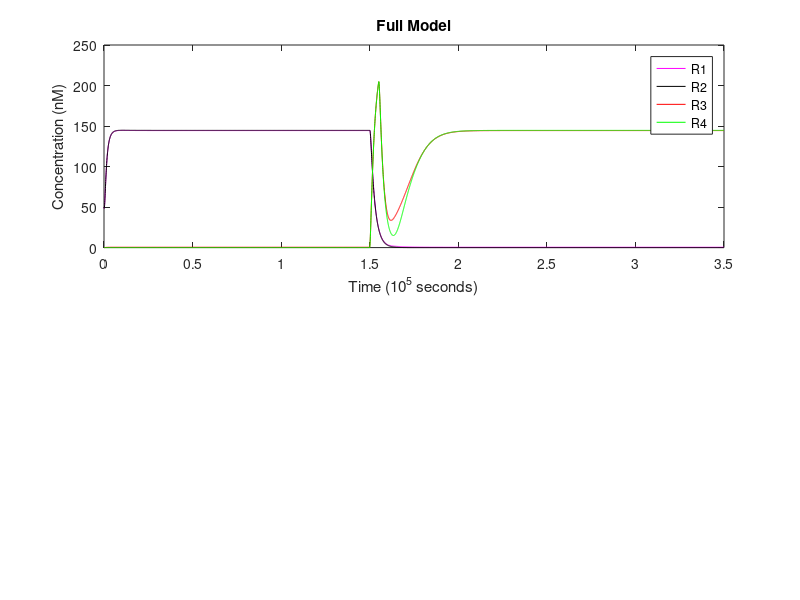
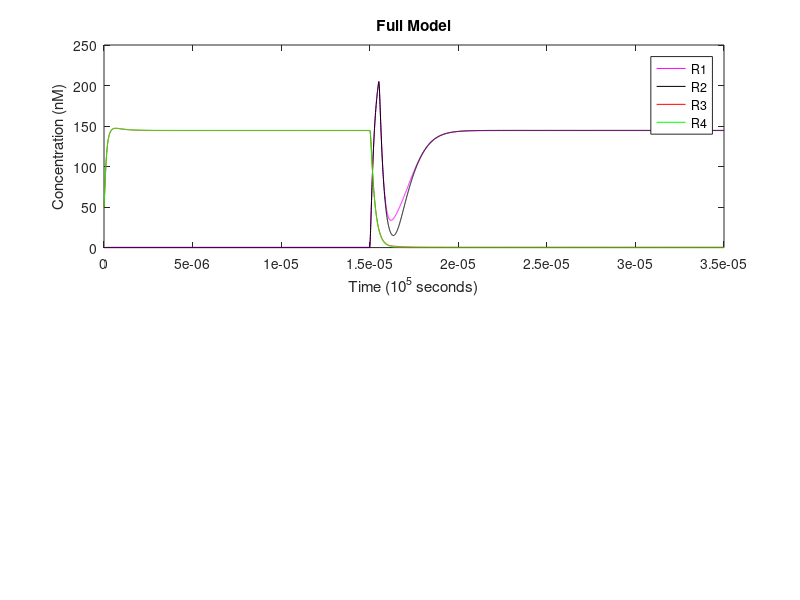
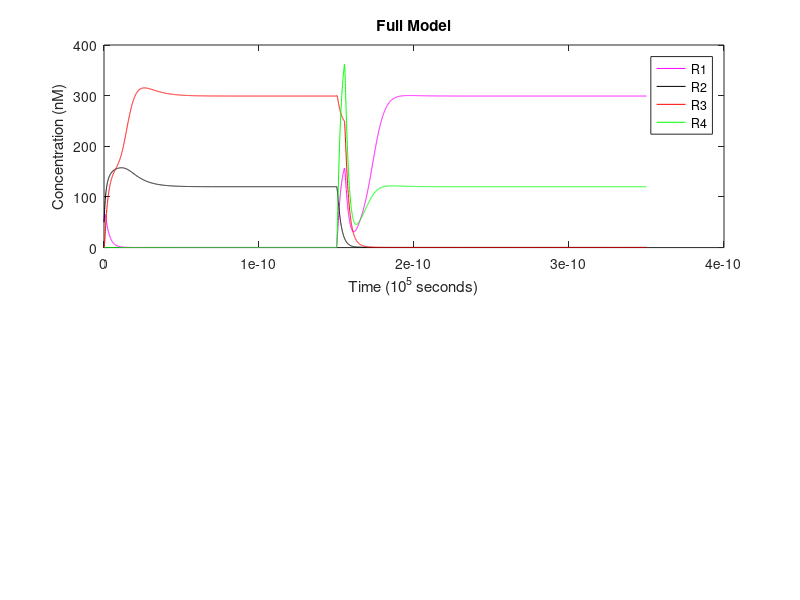
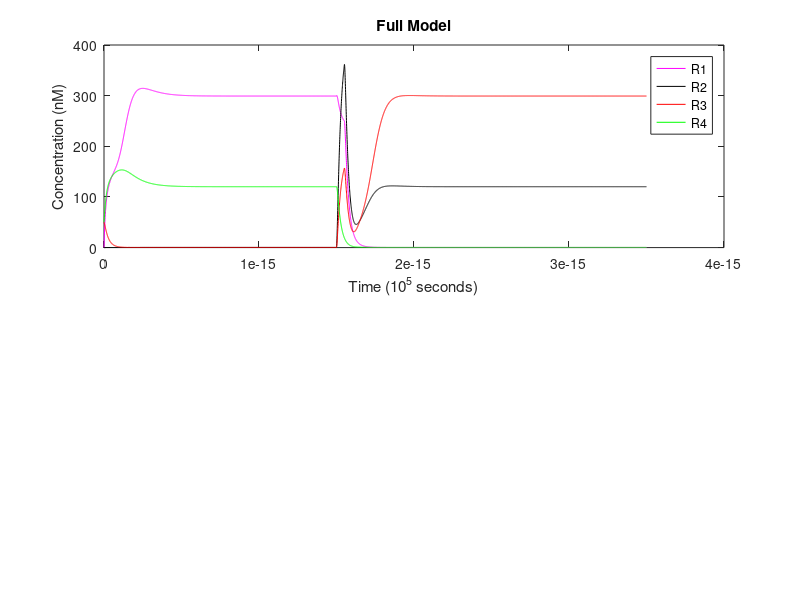

The MATLAB script that drew these images, in order:
% ============================== OCTAVE SETUP ==================================
    clear;
    format long;


% ========================== MODEL REACTION RATES ==============================

    % translation rates (1/s)
    Kt_R1 = 6e-4;
    Kt_R2 = 6e-4;
    Kt_R3 = 6e-4;
    Kt_R4 = 6e-4;

    % mRNA degradation rates (1/s)
    Kd_mR1P1 = 2.5e-3;
    Kd_mR4P1 = 2.5e-3;
    Kd_mR2P2 = 2.5e-3;
    Kd_mR3P2 = 2.5e-3;
    Kd_mR1P3 = 2.5e-3;
    Kd_mR2P4 = 2.5e-3;
    Kd_mR3P5 = 2.5e-3;
    Kd_mR4P6 = 2.5e-3;

    % protein degradation rates (1/s)
    Kd_R1 = 4e-4;
    Kd_R2 = 4e-4;
    Kd_R3 = 4e-4;
    Kd_R4 = 4e-4;

    % maximum/unrepressed transcription rates (M/s)
    Kb_P1 = 4e-10;
    Kb_P2 = 4e-10;
    Kb_P3 = 4e-10;
    Kb_P4 = 4e-10;
    Kb_P5 = 4e-10;
    Kb_P6 = 4e-10;

    % basal/leakage transcription rates (M/s)
    Kc_P1 = 0;
    Kc_P2 = 0;
    Kc_P3 = 0;
    Kc_P4 = 0;
    Kc_P5 = 0;
    Kc_P6 = 0;

    % Hill coefficients (scalar)
    Na_P1 = 1.3;
    Na_P2 = 1.3;
    Nr_R2P1 = 1.3;
    Nr_R4P2 = 1.3;
    Nr_R3P3 = 1.3;
    Nr_R3P4 = 1.3;
    Nr_R4P4 = 1.3;
    Nr_R1P5 = 1.3;
    Nr_R1P6 = 1.3;
    Nr_R2P6 = 1.3;

    % Hill activation constants (M)
    Ka_P1 = 2e-8;
    Ka_P2 = 2e-8;

    % Hill repression constants (M)
    Kr_R2P1 = 6e-10;
    Kr_R4P2 = 6e-10;
    Kr_R3P3 = 6e-10;
    Kr_R3P4 = 6e-10;
    Kr_R4P4 = 6e-10;
    Kr_R1P5 = 6e-10;
    Kr_R1P6 = 6e-10;
    Kr_R2P6 = 6e-10;

    Kr_R2P1_2 = 4e-6; % Switch unique variables
    Kr_R4P2_2 = 4e-6; % Switch unique variables
    Kr_R3P3_2 = 4e-6; % Switch unique variables
    Kr_R3P4_2 = 4e-6; % Switch unique variables
    Kr_R4P4_2 = 4e-6; % Switch unique variables
    Kr_R1P5_2 = 4e-6; % Switch unique variables
    Kr_R1P6_2 = 4e-6; % Switch unique variables
    Kr_R2P6_2 = 4e-6; % Switch unique variables


% ============================ INPUT PARAMETERS ================================

    % time settings
    dt = 60;                     % 1 minute timesteps
    simulation = 0 : dt : 3.5e5; % simulation length control    

    % reaction initial conditions for each run
    SI =   1e-9 * [0.1, 0.1, 50 , 50]; % constant input
    SR12 = 1e-9 * [50 , 0  , 50, 0];
    SR34 = 1e-9 * [0  , 50 , 0 , 50];

    % initial state concentrations (M)
    mR1P1 = 0e-9;
    mR4P1 = 0e-9;
    mR2P2 = 0e-9;
    mR3P2 = 0e-9;
    mR1P3 = 0e-9;
    mR2P4 = 0e-9;
    mR3P5 = 0e-9;
    mR4P6 = 0e-9;


% =============================== SIMULATION ===================================

    % preallocate arrays to store concentrations over time
    R1s = zeros(1, length(simulation));
    R2s = zeros(1, length(simulation));
    R3s = zeros(1, length(simulation));
    R4s = zeros(1, length(simulation));
    mR1P1s = zeros(1, length(simulation));
    mR4P1s = zeros(1, length(simulation));
    mR2P2s = zeros(1, length(simulation));
    mR3P2s = zeros(1, length(simulation));
    mR1P3s = zeros(1, length(simulation));
    mR2P4s = zeros(1, length(simulation));
    mR3P5s = zeros(1, length(simulation));
    mR4P6s = zeros(1, length(simulation));

    % precompute loop invariants
    Ka_P1 ^= Na_P1;
    Ka_P2 ^= Na_P2;
    Kr_R2P1 ^= Nr_R2P1;
    Kr_R4P2 ^= Nr_R4P2;
    Kr_R3P3 ^= Nr_R3P3;
    Kr_R3P4 ^= Nr_R3P4;
    Kr_R4P4 ^= Nr_R4P4;
    Kr_R1P5 ^= Nr_R1P5;
    Kr_R1P6 ^= Nr_R1P6;
    Kr_R2P6 ^= Nr_R2P6;

    % actual simulation
    for s = 1 : length(SI)

        Is = zeros(1, length(simulation));
        Is(:) = SI(s);
        R1 = SR12(s);
        R2 = SR12(s);
        R3 = SR34(s);
        R4 = SR34(s);

        for t = 1 : length(simulation)

            % store current state
            R1s(t) = R1;
            R2s(t) = R2;
            R3s(t) = R3;
            R4s(t) = R4;
            mR1P1s(t) = mR1P1;
            mR4P1s(t) = mR4P1;
            mR2P2s(t) = mR2P2;
            mR3P2s(t) = mR3P2;
            mR1P3s(t) = mR1P3;
            mR2P4s(t) = mR2P4;
            mR3P5s(t) = mR3P5;
            mR4P6s(t) = mR4P6;

            % common subexpression optimization (used below)
            IsP1 = Is(t)^Na_P1;
            IsP2 = Is(t)^Na_P2;

            % compute variation
            dR1dt = Kt_R1 * (mR1P1 + mR1P3) - Kd_R1 * R1;
            dR2dt = Kt_R2 * (mR2P2 + mR2P4) - Kd_R2 * R2;
            dR3dt = Kt_R3 * (mR3P2 + mR3P5) - Kd_R3 * R3;
            dR4dt = Kt_R4 * (mR4P1 + mR4P6) - Kd_R4 * R4;

            if s == 1 || s == 3

                if t >= 2500 && t <= 2584

                    dmR1P1dt = Kc_P1 + Kb_P1 * (IsP1 / (Ka_P1 + IsP1)) * (1 / (1 + (R2^Nr_R2P1 / Kr_R2P1_2))) - Kd_mR1P1 * mR1P1;
                    dmR4P1dt = Kc_P1 + Kb_P1 * (IsP1 / (Ka_P1 + IsP1)) * (1 / (1 + (R2^Nr_R2P1 / Kr_R2P1_2))) - Kd_mR4P1 * mR4P1;
                    dmR2P2dt = Kc_P2 + Kb_P2 * (IsP2 / (Ka_P2 + IsP2)) * (1 / (1 + (R4^Nr_R4P2 / Kr_R4P2))) - Kd_mR2P2 * mR2P2;
                    dmR3P2dt = Kc_P2 + Kb_P2 * (IsP2 / (Ka_P2 + IsP2)) * (1 / (1 + (R4^Nr_R4P2 / Kr_R4P2))) - Kd_mR3P2 * mR3P2;
                    dmR1P3dt = Kc_P3 + Kb_P3 * (1 / (1 + (R3^Nr_R3P3 / Kr_R3P3))) - Kd_mR1P3 * mR1P3;
                    dmR2P4dt = Kc_P4 + Kb_P4 * (1 / (1 + (R3^Nr_R3P4 / Kr_R3P4))) * (1 / (1 + (R4^Nr_R4P4 / Kr_R4P4))) - Kd_mR2P4 * mR2P4;
                    dmR3P5dt = Kc_P5 + Kb_P5 * (1 / (1 + (R1^Nr_R1P5 / Kr_R1P5_2))) - Kd_mR3P5 * mR3P5;
                    dmR4P6dt = Kc_P6 + Kb_P6 * (1 / (1 + (R1^Nr_R1P6 / Kr_R1P6_2))) * (1 / (1 + (R2^Nr_R2P6 / Kr_R2P6_2))) - Kd_mR4P6 * mR4P6;

                else

                    dmR1P1dt = Kc_P1 + Kb_P1 * (IsP1 / (Ka_P1 + IsP1)) * (1 / (1 + (R2^Nr_R2P1 / Kr_R2P1))) - Kd_mR1P1 * mR1P1;
                    dmR4P1dt = Kc_P1 + Kb_P1 * (IsP1 / (Ka_P1 + IsP1)) * (1 / (1 + (R2^Nr_R2P1 / Kr_R2P1))) - Kd_mR4P1 * mR4P1;
                    dmR2P2dt = Kc_P2 + Kb_P2 * (IsP2 / (Ka_P2 + IsP2)) * (1 / (1 + (R4^Nr_R4P2 / Kr_R4P2))) - Kd_mR2P2 * mR2P2;
                    dmR3P2dt = Kc_P2 + Kb_P2 * (IsP2 / (Ka_P2 + IsP2)) * (1 / (1 + (R4^Nr_R4P2 / Kr_R4P2))) - Kd_mR3P2 * mR3P2;
                    dmR1P3dt = Kc_P3 + Kb_P3 * (1 / (1 + (R3^Nr_R3P3 / Kr_R3P3))) - Kd_mR1P3 * mR1P3;
                    dmR2P4dt = Kc_P4 + Kb_P4 * (1 / (1 + (R3^Nr_R3P4 / Kr_R3P4))) * (1 / (1 + (R4^Nr_R4P4 / Kr_R4P4))) - Kd_mR2P4 * mR2P4;
                    dmR3P5dt = Kc_P5 + Kb_P5 * (1 / (1 + (R1^Nr_R1P5 / Kr_R1P5))) - Kd_mR3P5 * mR3P5;
                    dmR4P6dt = Kc_P6 + Kb_P6 * (1 / (1 + (R1^Nr_R1P6 / Kr_R1P6))) * (1 / (1 + (R2^Nr_R2P6 / Kr_R2P6))) - Kd_mR4P6 * mR4P6;

                endif

            else

                if t >= 2500 && t <= 2584

                    dmR1P1dt = Kc_P1 + Kb_P1 * (IsP1 / (Ka_P1 + IsP1)) * (1 / (1 + (R2^Nr_R2P1 / Kr_R2P1))) - Kd_mR1P1 * mR1P1;
                    dmR4P1dt = Kc_P1 + Kb_P1 * (IsP1 / (Ka_P1 + IsP1)) * (1 / (1 + (R2^Nr_R2P1 / Kr_R2P1))) - Kd_mR4P1 * mR4P1;
                    dmR2P2dt = Kc_P2 + Kb_P2 * (IsP2 / (Ka_P2 + IsP2)) * (1 / (1 + (R4^Nr_R4P2 / Kr_R4P2_2))) - Kd_mR2P2 * mR2P2;
                    dmR3P2dt = Kc_P2 + Kb_P2 * (IsP2 / (Ka_P2 + IsP2)) * (1 / (1 + (R4^Nr_R4P2 / Kr_R4P2_2))) - Kd_mR3P2 * mR3P2;
                    dmR1P3dt = Kc_P3 + Kb_P3 * (1 / (1 + (R3^Nr_R3P3 / Kr_R3P3_2))) - Kd_mR1P3 * mR1P3;
                    dmR2P4dt = Kc_P4 + Kb_P4 * (1 / (1 + (R3^Nr_R3P4 / Kr_R3P4_2))) * (1 / (1 + (R4^Nr_R4P4 / Kr_R4P4_2))) - Kd_mR2P4 * mR2P4;
                    dmR3P5dt = Kc_P5 + Kb_P5 * (1 / (1 + (R1^Nr_R1P5 / Kr_R1P5))) - Kd_mR3P5 * mR3P5;
                    dmR4P6dt = Kc_P6 + Kb_P6 * (1 / (1 + (R1^Nr_R1P6 / Kr_R1P6))) * (1 / (1 + (R2^Nr_R2P6 / Kr_R2P6))) - Kd_mR4P6 * mR4P6;

                else

                    dmR1P1dt = Kc_P1 + Kb_P1 * (IsP1 / (Ka_P1 + IsP1)) * (1 / (1 + (R2^Nr_R2P1 / Kr_R2P1))) - Kd_mR1P1 * mR1P1;
                    dmR4P1dt = Kc_P1 + Kb_P1 * (IsP1 / (Ka_P1 + IsP1)) * (1 / (1 + (R2^Nr_R2P1 / Kr_R2P1))) - Kd_mR4P1 * mR4P1;
                    dmR2P2dt = Kc_P2 + Kb_P2 * (IsP2 / (Ka_P2 + IsP2)) * (1 / (1 + (R4^Nr_R4P2 / Kr_R4P2))) - Kd_mR2P2 * mR2P2;
                    dmR3P2dt = Kc_P2 + Kb_P2 * (IsP2 / (Ka_P2 + IsP2)) * (1 / (1 + (R4^Nr_R4P2 / Kr_R4P2))) - Kd_mR3P2 * mR3P2;
                    dmR1P3dt = Kc_P3 + Kb_P3 * (1 / (1 + (R3^Nr_R3P3 / Kr_R3P3))) - Kd_mR1P3 * mR1P3;
                    dmR2P4dt = Kc_P4 + Kb_P4 * (1 / (1 + (R3^Nr_R3P4 / Kr_R3P4))) * (1 / (1 + (R4^Nr_R4P4 / Kr_R4P4))) - Kd_mR2P4 * mR2P4;
                    dmR3P5dt = Kc_P5 + Kb_P5 * (1 / (1 + (R1^Nr_R1P5 / Kr_R1P5))) - Kd_mR3P5 * mR3P5;
                    dmR4P6dt = Kc_P6 + Kb_P6 * (1 / (1 + (R1^Nr_R1P6 / Kr_R1P6))) * (1 / (1 + (R2^Nr_R2P6 / Kr_R2P6))) - Kd_mR4P6 * mR4P6;

                endif

            endif

            % apply state changes
            R1 += dR1dt * dt;
            R2 += dR2dt * dt;
            R3 += dR3dt * dt;
            R4 += dR4dt * dt;
            mR1P1 += dmR1P1dt * dt;
            mR4P1 += dmR4P1dt * dt;
            mR2P2 += dmR2P2dt * dt;
            mR3P2 += dmR3P2dt * dt;
            mR1P3 += dmR1P3dt * dt;
            mR2P4 += dmR2P4dt * dt;
            mR3P5 += dmR3P5dt * dt;
            mR4P6 += dmR4P6dt * dt;

        endfor

        % ======================== RESULTS ============================

        figure;
        hold on;

        % scale data for easier visualization
        timescale = 1e5;
        quantscale = 1e-9;
        simulation /= timescale;
        Is  /= quantscale;
        R1s /= quantscale;
        R2s /= quantscale;
        R3s /= quantscale;
        R4s /= quantscale;

        % model suplot
        subplot(2, 1, 1);
        plot(simulation,R1s,'-m;R1;', simulation,R2s,'-k;R2;', simulation,R3s,'-r;R3;', simulation,R4s,'-g;R4;');
        xlabel("Time (10^5 seconds)");
        ylabel("Concentration (nM)");
        title("Full Model");

        hold off;

    endfor

    a = input("\nPress enter to exit ");
